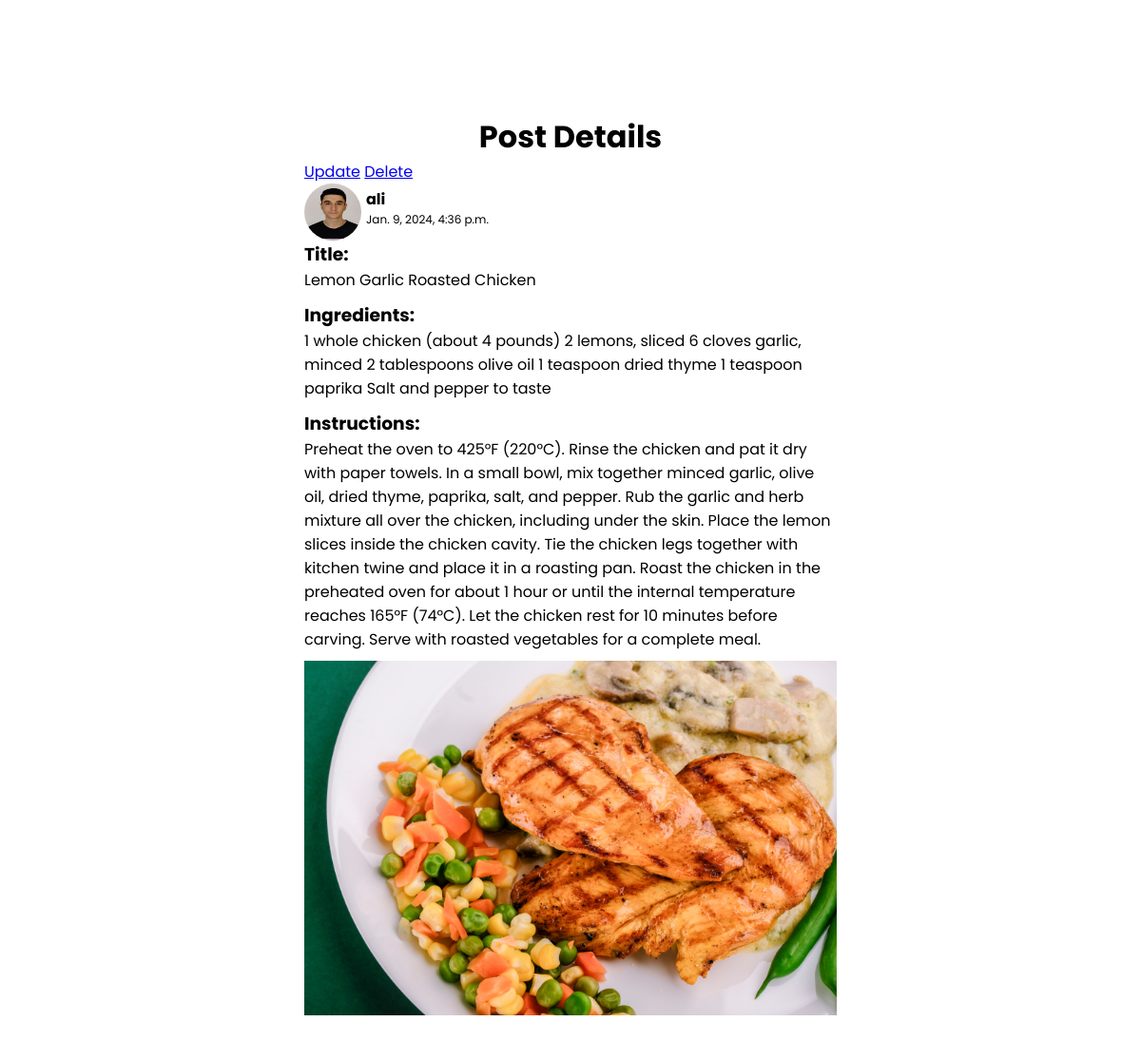
The page /post/22/ (signed in) on the database its author committed.
### blog/models.py (models this page shows, shortened)
class Post(models.Model):
    title = models.CharField(max_length=200)
    content = models.TextField()
    date_posted = models.DateTimeField(default=timezone.now)
    ingredients = models.TextField(null=True)
    instructions = models.TextField(null=True)
    foodImg = models.ImageField(default='food-default.jpg', upload_to='food_pics')
    author = models.ForeignKey(User, on_delete=models.CASCADE)

### users/models.py (models this page shows, shortened)
class Profile(models.Model):
    user = models.OneToOneField(User, on_delete=models.CASCADE)
    image= models.ImageField(default='default.jpg', upload_to='profile_pics')

### blog/views.py (the view)
# urls.py: path('post/<int:pk>/', PostDetailView.as_view(), name="blog-detail"),
class PostDetailView(LoginRequiredMixin, DetailView):
    model = Post

### blog/templates/blog/post_detail.html
{% extends 'blog/base.html' %}
{% block content %}
<div class="details">
    <div class="post-detail" style="margin: 10px;">
        <h1>Post Details</h1>
        {% if object.author == user %}
        <a href="{% url 'blog-update' object.id %}">Update</a>
        <a href="{% url 'blog-delete' object.id %}">Delete</a>
        {% endif %}
        <div class="info" style="display:flex; align-items:center;">
            <img src="{{post.author.profile.image.url}}" alt="profile-img" style="width: 60px; height: 60px; border-radius: 500px; margin-right: 5px;">
            <div class="info-text">
                <h4>{{post.author}}</h4>
                <p>{{post.date_posted}}</p>
            </div>
        </div>
        <h3>Title:</h3>
        <p>{{object.title}}</p>
        <h3>Ingredients:</h3>
        <p>{{object.ingredients}}</p>
        <h3>Instructions:</h3>
        <p>{{object.instructions}}</p>
        <img src="{{post.foodImg.url}}" alt="food-img" class="food-img">
        <br>
    </div>
</div>
{% endblock content %}

### blog/templates/blog/base.html (shortened to what this page needs)
{% load static %}
<!DOCTYPE html>
<html lang="en">
  <head>
    <link rel="stylesheet" href="{% static 'blog/style.css' %}">
  </head>
  <body>
    <header>
        <h2 class="TastyBees">Tasty Bees</h2>
        <nav class="navigation">
          {% if user.is_authenticated %}
          <a href="{% url 'blog-home' %}">Home</a>
          <a href="{% url 'blog-about' %}">About</a>
          <a href="{% url 'blog-new' %}">Create Recipe</a>
          <a href="{% url 'profile' %}">Profile</a>
          <form method="post" action="{% url 'logout' %}">
            <button type="submit">Logout</button>
          </form>
                {% else %}
          <a href="{% url 'blog-about' %}">About</a>
          <a href="{% url 'login' %}">Login</a>
          <a href="{% url 'signup' %}">Signup</a>
          {% endif %}
        </nav>
    </header>
    {% block content %}
    {% endblock content %}
</body>
</html>

### blog/static/blog/style.css (style rules this page uses)
* { margin: 0; padding: 0; box-sizing: border-box; font-family: "Poppins", sans-serif; }
Body { display: flex; justify-content: center; align-items: center; min-height: 100vh; background: url("background2.jpg") no-repeat; background-size: cover; background-position: center; }
header { position: fixed; top: 0; left: 0; width: 100%; padding: 20px 100px; display: flex; justify-content: space-between; align-items: center; z-index: 99; }
.TastyBees { font-size: 2em; color: #fff; user-select: none; }
.navigation a { position: relative; font-size: 1.1em; color: #fff; text-decoration: none; font-weight: 500; margin-left: 40px; }
.navigation a::after { content: ""; position: absolute; left: 0; bottom: -6px; width: 100%; height: 3px; background: #fff; border-radius: 5px; transform-origin: right; transform: scaleX(0); transition: transform 0.5s; }
.navigation { display: flex; align-items: center; }
.navigation button { margin-left: 40px; padding: 5px; width: 90px; border: solid 1px #fff; border-radius: 5px; background-color: #ffffff00; color: #fff; }
button { margin:0 auto; }
.info img { width: 40px; height: 40px; }
.info-text { display: flex; flex-direction: column; text-align: left; }
.info-text p { font-size: 12px; }
.food-img { width: 100%; }
.details { margin-top: 100px; width: 100%; display: flex; flex-direction: column; justify-content: center; align-items: center; }
.details h1 { text-align: center; }
.post-detail { padding: 10px 20px; width: 50%; border-radius: 5px; background-color: rgb(255, 255, 255, 50%); }
.post-detail p { margin-bottom: 10px; }

### rows shown on the page
Post: author.profile.image (picture), author "ali", date_posted "Jan. 9, 2024, 4:36 p.m.", title "Lemon Garlic Roasted Chicken", ingredients "1 whole chicken (about 4 pounds) 2 lemons, sliced 6 cloves garlic, minced 2 tablespoons olive oil 1 teaspoon dried thyme 1 teaspoon paprika Salt and pepper to taste", instructions "Preheat the oven to 425°F (220°C). Rinse the chicken and pat it dry with paper towels. In a small bowl, mix together minced garlic, olive oil, dried thyme, paprika, salt, and pepper. Rub the garlic and herb mixture all over the chicken, including under the skin. Place the lemon slices inside the chicken cavity. Tie the chicken legs together with kitchen twine and place it in a roasting pan. Roast the chicken in the preheated oven for about 1 hour or until the internal temperature reaches 165°F (74°C). Let the chicken rest for 10 minutes before carving. Serve with roasted vegetables for a complete meal.", foodImg (picture)
